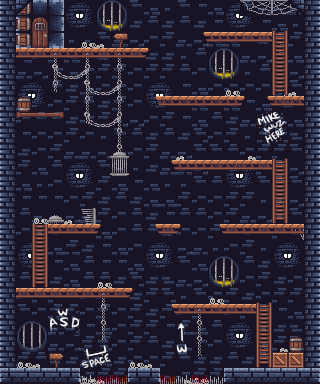

This game map was drawn from its Tiled (.tmx) file and the tilesets committed beside it. A one-line description and the trimmed map source follow:
An orthogonal 20x24 tile map with 16x16 px tiles, 4 tile layers (BG, scatter, lads, plats) and 36 objects.

<map version="1.10" tiledversion="1.12.1" orientation="orthogonal" renderorder="right-down" width="20" height="24" tilewidth="16" tileheight="16" infinite="0" nextlayerid="9" nextobjectid="48">
 <tileset firstgid="1" source="Dungeon Tiles.tsx" />
 <layer id="2" name="BG" width="20" height="24">
  <data>[480 cells, 480 non-empty, 44 distinct tile ids]</data>
 </layer>
 <layer id="3" name="scatter" width="20" height="24">
  <data>[480 cells, 106 non-empty, 29 distinct tile ids]</data>
 </layer>
 <layer id="4" name="lads" width="20" height="24">
  <data>[480 cells, 30 non-empty, 8 distinct tile ids]</data>
 </layer>
 <layer id="1" name="plats" width="20" height="24">
  <data>[480 cells, 127 non-empty, 17 distinct tile ids]</data>
 </layer>
 <objectgroup id="6" name="Ladders">
  <properties>
   <property name="type" value="ladder" />
  </properties>
  <object id="6" x="256.5" y="305" width="15" height="62" />
  <object id="7" x="272.5" y="161" width="15" height="63" />
  <object id="8" x="272.125" y="32" width="15.875" height="63.5" />
  <object id="9" x="31.875" y="224" width="16.125" height="63" />
  <object id="10" x="117.742" y="58.75" width="4.09091" height="98.5" />
  <object id="11" x="85.6743" y="58.625" width="4.63636" height="70.5" />
  <object id="12" x="53.7424" y="58.75" width="4.45455" height="37" />
  <object id="13" x="101.364" y="297.818" width="4.27273" height="40.3636" />
  <object id="14" x="197.636" y="314" width="3.36364" height="39.6364" />
  <object id="41" x="87.6818" y="121.417" width="31.6364" height="2.83333" />
  <object id="42" x="88.5151" y="89.9167" width="31.6364" height="2.83333" />
  <object id="43" x="55.5151" y="74.25" width="31.6364" height="2.83333" />
 </objectgroup>
 <objectgroup id="7" name="Spikes">
  <properties>
   <property name="type" value="spike" />
  </properties>
  <object id="3" x="79.3333" y="379.917" width="48.5" height="3.75" />
  <object id="4" x="160.208" y="380" width="63.75" height="3.94318" />
 </objectgroup>
 <objectgroup id="8" name="Win">
  <properties>
   <property name="type" value="win" />
  </properties>
  <object id="2" x="29.7576" y="29.7878" width="7.4091" height="17.2122" />
  <object id="47" x="12.5724" y="315.942" width="2.88409" height="14" />
 </objectgroup>
 <objectgroup id="5" name="Platforms">
  <properties>
   <property name="type" value="platform" />
  </properties>
  <object id="15" x="0" y="48.875" width="146.602" height="8.5" />
  <object id="16" x="205.542" y="32.875" width="66.1742" height="8.5" />
  <object id="17" x="157.042" y="97.125" width="85.1667" height="8.5" />
  <object id="18" x="172.25" y="161.25" width="99.8864" height="8.5" />
  <object id="19" x="220.182" y="224.75" width="99.8182" height="8.5" />
  <object id="20" x="156" y="224.75" width="24" height="8.5" />
  <object id="21" x="48.0795" y="225.125" width="52.716" height="8.5" />
  <object id="22" x="0" y="288.75" width="131.932" height="8.5" />
  <object id="23" x="172.25" y="305" width="83.625" height="8.5" />
  <object id="24" x="275.25" y="353.5" width="30.25" height="15.375" />
  <object id="25" x="291.25" y="338.875" width="12" height="14.5" />
  <object id="26" x="0.125" y="113.5" width="62.875" height="6.5" />
  <object id="27" x="-1.5" y="369" width="81.2273" height="14.875" />
  <object id="28" x="127.705" y="368.75" width="32.2122" height="15.2273" />
  <object id="29" x="224.5" y="369" width="95.75" height="15" />
  <object id="30" x="0" y="0" width="12" height="383.75" />
  <object id="31" x="311" y="0.25" width="8.75" height="383.5" />
  <object id="40" x="269.458" y="96.4167" width="50.4167" height="8.5" />
  <object id="44" x="12.5" y="98.75" width="16.75" height="14.25" />
  <object id="45" x="12.3333" y="0" width="15" height="49" />
 </objectgroup>
</map>
